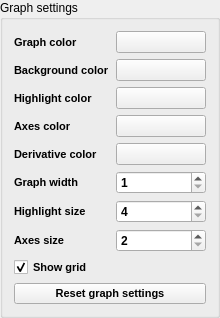
            <widget class="QGroupBox" name="groupBox">
             <property name="title">
              <string>Graph settings</string>
             </property>
             <layout class="QVBoxLayout" name="verticalLayout_5">
              <item>
               <layout class="QHBoxLayout" name="horizontalLayout_8">
                <item>
                 <widget class="QLabel" name="graphColorLabel">
                  <property name="font">
                   <font>
                    <pointsize>8</pointsize>
                    <weight>75</weight>
                    <bold>true</bold>
                   </font>
                  </property>
                  <property name="text">
                   <string>Graph color</string>
                  </property>
                 </widget>
                </item>
                <item>
                 <widget class="QPushButton" name="graphColorPushButton">
                  <property name="minimumSize">
                   <size>
                    <width>90</width>
                    <height>0</height>
                   </size>
                  </property>
                  <property name="maximumSize">
                   <size>
                    <width>90</width>
                    <height>16777215</height>
                   </size>
                  </property>
                  <property name="font">
                   <font>
                    <weight>50</weight>
                    <bold>false</bold>
                   </font>
                  </property>
                  <property name="accessibleName">
                   <string>Graph color pushbutton</string>
                  </property>
                  <property name="text">
                   <string/>
                  </property>
                 </widget>
                </item>
               </layout>
              </item>
              <item>
               <layout class="QHBoxLayout" name="horizontalLayout_12">
                <item>
                 <widget class="QLabel" name="backgroundColorLabel">
                  <property name="font">
                   <font>
                    <pointsize>8</pointsize>
                    <weight>75</weight>
                    <bold>true</bold>
                   </font>
                  </property>
                  <property name="text">
                   <string>Background color</string>
                  </property>
                 </widget>
                </item>
                <item>
                 <widget class="QPushButton" name="backgroundColorPushButton">
                  <property name="minimumSize">
                   <size>
                    <width>90</width>
                    <height>0</height>
                   </size>
                  </property>
                  <property name="maximumSize">
                   <size>
                    <width>90</width>
                    <height>16777215</height>
                   </size>
                  </property>
                  <property name="font">
                   <font>
                    <weight>50</weight>
                    <bold>false</bold>
                   </font>
                  </property>
                  <property name="accessibleName">
                   <string>Background color pushbutton</string>
                  </property>
                  <property name="text">
                   <string/>
                  </property>
                 </widget>
                </item>
               </layout>
              </item>
              <item>
               <layout class="QHBoxLayout" name="horizontalLayout_13">
                <item>
                 <widget class="QLabel" name="highlightColorLabel">
                  <property name="font">
                   <font>
                    <pointsize>8</pointsize>
                    <weight>75</weight>
                    <bold>true</bold>
                   </font>
                  </property>
                  <property name="text">
                   <string>Highlight color</string>
                  </property>
                 </widget>
                </item>
                <item>
                 <widget class="QPushButton" name="highlightColorPushButton">
                  <property name="minimumSize">
                   <size>
                    <width>90</width>
                    <height>0</height>
                   </size>
                  </property>
                  <property name="maximumSize">
                   <size>
                    <width>90</width>
                    <height>16777215</height>
                   </size>
                  </property>
                  <property name="font">
                   <font>
                    <weight>50</weight>
                    <bold>false</bold>
                   </font>
                  </property>
                  <property name="accessibleName">
                   <string>Highlight color pushbutton</string>
                  </property>
                  <property name="text">
                   <string/>
                  </property>
                 </widget>
                </item>
               </layout>
              </item>
              <item>
               <layout class="QHBoxLayout" name="horizontalLayout_14">
                <item>
                 <widget class="QLabel" name="axesColorLabel">
                  <property name="font">
                   <font>
                    <pointsize>8</pointsize>
                    <weight>75</weight>
                    <bold>true</bold>
                   </font>
                  </property>
                  <property name="text">
                   <string>Axes color</string>
                  </property>
                 </widget>
                </item>
                <item>
                 <widget class="QPushButton" name="axesColorPushButton">
                  <property name="minimumSize">
                   <size>
                    <width>90</width>
                    <height>0</height>
                   </size>
                  </property>
                  <property name="maximumSize">
                   <size>
                    <width>90</width>
                    <height>16777215</height>
                   </size>
                  </property>
                  <property name="font">
                   <font>
                    <weight>50</weight>
                    <bold>false</bold>
                   </font>
                  </property>
                  <property name="accessibleName">
                   <string>Axes color pushbutton</string>
                  </property>
                  <property name="text">
                   <string/>
                  </property>
                 </widget>
                </item>
               </layout>
              </item>
              <item>
               <layout class="QHBoxLayout" name="horizontalLayout_15">
                <item>
                 <widget class="QLabel" name="derivativeColorLabel">
                  <property name="font">
                   <font>
                    <pointsize>8</pointsize>
                    <weight>75</weight>
                    <bold>true</bold>
                   </font>
                  </property>
                  <property name="text">
                   <string>Derivative color</string>
                  </property>
                 </widget>
                </item>
                <item>
                 <widget class="QPushButton" name="derivativeColorPushButton">
                  <property name="minimumSize">
                   <size>
                    <width>90</width>
                    <height>0</height>
                   </size>
                  </property>
                  <property name="maximumSize">
                   <size>
                    <width>90</width>
                    <height>16777215</height>
                   </size>
                  </property>
                  <property name="accessibleName">
                   <string>Derivative color pushbutton</string>
                  </property>
                  <property name="text">
                   <string/>
                  </property>
                 </widget>
                </item>
               </layout>
              </item>
              <item>
               <layout class="QHBoxLayout" name="horizontalLayout_5">
                <item>
                 <widget class="QLabel" name="graphWidthLabel">
                  <property name="font">
                   <font>
                    <pointsize>8</pointsize>
                    <weight>75</weight>
                    <bold>true</bold>
                   </font>
                  </property>
                  <property name="text">
                   <string>Graph width</string>
                  </property>
                 </widget>
                </item>
                <item>
                 <widget class="QSpinBox" name="graphWidthSpinBox">
                  <property name="minimumSize">
                   <size>
                    <width>90</width>
                    <height>0</height>
                   </size>
                  </property>
                  <property name="maximumSize">
                   <size>
                    <width>90</width>
                    <height>16777215</height>
                   </size>
                  </property>
                  <property name="font">
                   <font>
                    <weight>75</weight>
                    <bold>true</bold>
                   </font>
                  </property>
                  <property name="accessibleName">
                   <string>graph width spinbox</string>
                  </property>
                  <property name="accessibleDescription">
                   <string>graph width</string>
                  </property>
                  <property name="minimum">
                   <number>1</number>
                  </property>
                  <property name="maximum">
                   <number>16</number>
                  </property>
                 </widget>
                </item>
               </layout>
              </item>
              <item>
               <layout class="QHBoxLayout" name="horizontalLayout_4">
                <item>
                 <widget class="QLabel" name="highlightSizeLabel">
                  <property name="font">
                   <font>
                    <pointsize>8</pointsize>
                    <weight>75</weight>
                    <bold>true</bold>
                   </font>
                  </property>
                  <property name="text">
                   <string>Highlight size</string>
                  </property>
                 </widget>
                </item>
                <item>
                 <widget class="QSpinBox" name="highlightSizeSpinBox">
                  <property name="minimumSize">
                   <size>
                    <width>90</width>
                    <height>0</height>
                   </size>
                  </property>
                  <property name="maximumSize">
                   <size>
                    <width>90</width>
                    <height>16777215</height>
                   </size>
                  </property>
                  <property name="font">
                   <font>
                    <weight>75</weight>
                    <bold>true</bold>
                   </font>
                  </property>
                  <property name="accessibleName">
                   <string>highlight size spinbox</string>
                  </property>
                  <property name="accessibleDescription">
                   <string>highlight size</string>
                  </property>
                  <property name="minimum">
                   <number>4</number>
                  </property>
                  <property name="maximum">
                   <number>25</number>
                  </property>
                 </widget>
                </item>
               </layout>
              </item>
              <item>
               <layout class="QHBoxLayout" name="horizontalLayout_7">
                <item>
                 <widget class="QLabel" name="axesSizeLabel">
                  <property name="font">
                   <font>
                    <pointsize>8</pointsize>
                    <weight>75</weight>
                    <bold>true</bold>
                   </font>
                  </property>
                  <property name="text">
                   <string>Axes size</string>
                  </property>
                 </widget>
                </item>
                <item>
                 <widget class="QSpinBox" name="axesSizeSpinBox">
                  <property name="minimumSize">
                   <size>
                    <width>90</width>
                    <height>0</height>
                   </size>
                  </property>
                  <property name="maximumSize">
                   <size>
                    <width>90</width>
                    <height>16777215</height>
                   </size>
                  </property>
                  <property name="font">
                   <font>
                    <weight>75</weight>
                    <bold>true</bold>
                   </font>
                  </property>
                  <property name="accessibleName">
                   <string>axes size spinbox</string>
                  </property>
                  <property name="accessibleDescription">
                   <string>axes size</string>
                  </property>
                  <property name="minimum">
                   <number>2</number>
                  </property>
                  <property name="maximum">
                   <number>16</number>
                  </property>
                 </widget>
                </item>
               </layout>
              </item>
              <item>
               <widget class="QCheckBox" name="showGridCheckBox">
                <property name="font">
                 <font>
                  <pointsize>8</pointsize>
                  <weight>75</weight>
                  <bold>true</bold>
                 </font>
                </property>
                <property name="accessibleName">
                 <string>show grid checkbutton</string>
                </property>
                <property name="accessibleDescription">
                 <string>show grid</string>
                </property>
                <property name="text">
                 <string>Show grid</string>
                </property>
                <property name="checked">
                 <bool>true</bool>
                </property>
               </widget>
              </item>
              <item>
               <widget class="QPushButton" name="resetGraphSettingsPushButton">
                <property name="font">
                 <font>
                  <pointsize>8</pointsize>
                  <weight>75</weight>
                  <bold>true</bold>
                 </font>
                </property>
                <property name="accessibleName">
                 <string>Reset graph settings pushbutton</string>
                </property>
                <property name="text">
                 <string>Reset graph settings</string>
                </property>
               </widget>
              </item>
             </layout>
            </widget>
